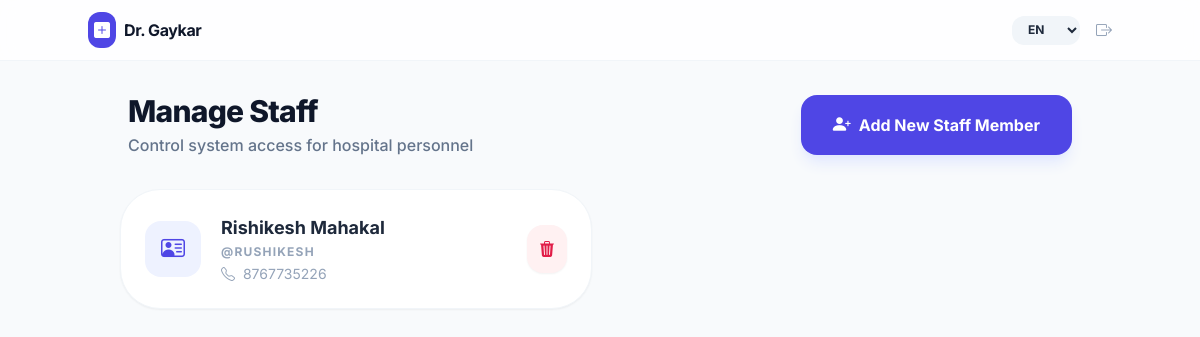
Page /staff/ (signed in) on the committed database.
### accounts/models.py (models this page shows, shortened)
class CustomUser(AbstractUser):
    ROLE_CHOICES = (
        ('doctor', _('Doctor')),
        ('staff', _('Staff')),
    )
    LANGUAGE_CHOICES = (
        ('en', 'English'),
        ('mr', 'Marathi'),
    )
    role = models.CharField(max_length=20, choices=ROLE_CHOICES, default='staff')
    phone = models.CharField(max_length=15, blank=True, null=True)
    language_preference = models.CharField(max_length=5, choices=LANGUAGE_CHOICES, default='en')

### accounts/views.py (the view)
# urls.py: path('staff/', account_views.staff_list, name='staff_list'),
@login_required
def staff_list(request):
    if request.user.role != 'doctor':
        messages.error(request, "Access denied. Only doctors can manage staff.")
        return redirect('dashboard')
    staff_members = CustomUser.objects.filter(role='staff')
    return render(request, 'accounts/staff_list.html', {'staff_members': staff_members})

### templates/accounts/staff_list.html (shortened to what this page needs)
{% extends 'base.html' %}
{% load i18n %}
{% block content %}
<div class="space-y-8 animate__animated animate__fadeIn">
    <div class="flex flex-col md:flex-row md:items-center justify-between gap-4 px-2">
        <div class="space-y-1">
            <h1 class="text-3xl font-extrabold text-slate-900 tracking-tight">{% trans "Manage Staff" %}</h1>
            <p class="text-slate-500 font-medium">{% trans "Control system access for hospital personnel" %}</p>
        </div>
        <a href="{% url 'create_staff' %}" class="bg-indigo-600 text-white px-8 py-4 rounded-2xl font-bold shadow-lg shadow-indigo-100 hover:bg-indigo-700 transition-all flex items-center justify-center gap-2">
            <i class="bi bi-person-plus-fill text-lg"></i>
            {% trans "Add New Staff Member" %}
        </a>
    </div>
    <div class="grid grid-cols-1 md:grid-cols-2 gap-4">
        {% for staff in staff_members %}
            <div class="bg-white p-6 rounded-[2.5rem] shadow-sm border border-slate-100 flex items-center justify-between hover:shadow-md transition-shadow">
                <div class="flex items-center gap-5">
                    <div class="bg-indigo-50 w-14 h-14 rounded-2xl flex items-center justify-center text-indigo-600">
                        <i class="bi bi-person-vcard text-2xl"></i>
                    </div>
                    <div>
                        <h3 class="font-bold text-slate-800 text-lg">{{ staff.get_full_name|default:staff.username }}</h3>
                        <p class="text-xs font-bold text-slate-400 uppercase tracking-widest mt-0.5">@{{ staff.username }}</p>
                        <p class="text-sm text-slate-400 mt-1"><i class="bi bi-telephone mr-1"></i> {{ staff.phone|default:"No phone set" }}</p>
                    </div>
                </div>
                <form action="{% url 'delete_staff' staff.pk %}" method="post" onsubmit="return confirm('{% trans "Are you sure you want to remove this staff member? This will immediately revoke their access." %}');">
                    <button type="submit" class="bg-rose-50 text-rose-600 p-3 rounded-2xl hover:bg-rose-600 hover:text-white transition-all shadow-sm">
                        <i class="bi bi-trash3-fill"></i>
                    </button>
                </form>
            </div>
        {% endfor %}
    </div>
</div>
{% endblock %}

### templates/base.html (shortened to what this page needs)
{% load i18n %}
<!DOCTYPE html>
<html lang="{{ LANGUAGE_CODE }}" class="bg-slate-50">
<head>
    <script src="https://cdn.tailwindcss.com"></script>
    <link rel="stylesheet" href="https://cdn.jsdelivr.net/npm/bootstrap-icons@1.11.1/font/bootstrap-icons.css">
</head>
<body class="text-slate-800 antialiased min-h-screen pb-20">
    <nav class="glass-nav sticky top-0 z-50 border-b border-slate-100 px-4 py-3">
        <div class="max-w-5xl mx-auto flex justify-between items-center">
            <a href="{% url 'dashboard' %}" class="flex items-center gap-2">
                <div class="bg-indigo-600 p-1.5 rounded-xl text-white">
                    <i class="bi bi-plus-square-fill"></i>
                </div>
                <span class="font-bold tracking-tight text-slate-900">Dr. Gaykar</span>
            </a>
            <div class="flex items-center gap-4">
                <form action="{% url 'set_language_pref' %}" method="post" class="flex items-center">
                    <select name="language" onchange="this.form.submit()" class="bg-slate-100 border-none rounded-xl text-xs font-bold py-1.5 px-3 outline-none focus:ring-0">
                        <option value="en" {% if request.LANGUAGE_CODE == 'en' %}selected{% endif %}>{% trans "EN" %}</option>
                    </select>
                </form>
                <form action="{% url 'logout' %}" method="post" class="inline">
                    <button type="submit" class="text-slate-400 hover:text-rose-500 transition-colors bg-transparent border-none p-0">
                        <i class="bi bi-box-arrow-right fs-5"></i>
                    </button>
                </form>
            </div>
        </div>
    </nav>
    <main class="max-w-5xl mx-auto p-4 md:p-8">
        {% block content %}{% endblock %}
    </main>
</body>
</html>

### templates/base.html (style rules this page uses)
body { font-family: 'Inter', sans-serif; -webkit-tap-highlight-color: transparent; }
.glass-nav { background: rgba(255, 255, 255, 0.8); backdrop-filter: blur(10px); }

### rows in the picture
CustomUser: get_full_name "Rishikesh Mahakal", username "RUSHIKESH", phone "8767735226"
